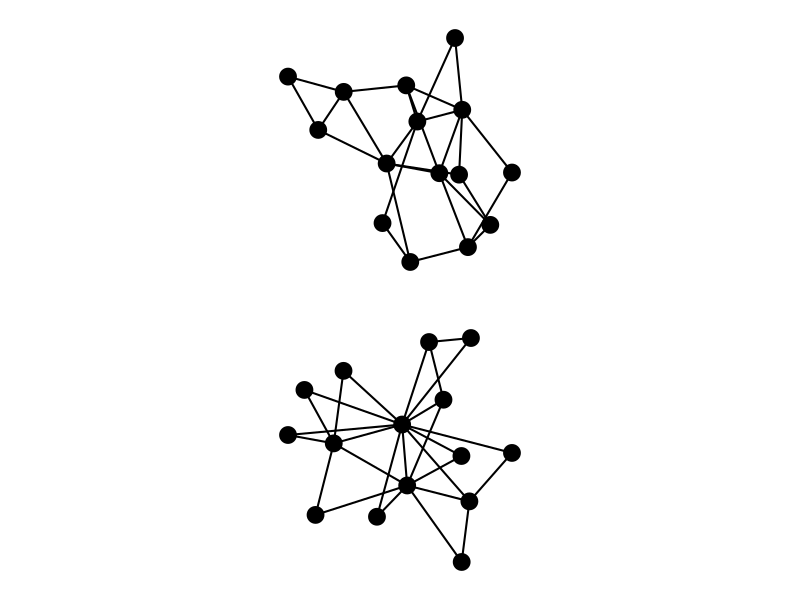

Write the R code that produced this figure.
#!/usr/bin/env Rscript

library(igraph)

n <- 15

set.seed(1)

g1 <- sample_pa(n, m=2, power=0, directed=FALSE)
g2 <- sample_pa(n, m=2, power=2, directed=FALSE)

pdf("nettypes.pdf")
par(mfrow=c(2, 1), mar=c(1, 0, 1, 0))
plot(g1, vertex.label=NA, vertex.color="black", edge.color="black",
     edge.width=2)
plot(g2, vertex.label=NA, vertex.color="black",
     edge.color="black", edge.width=2)
dev.off()
